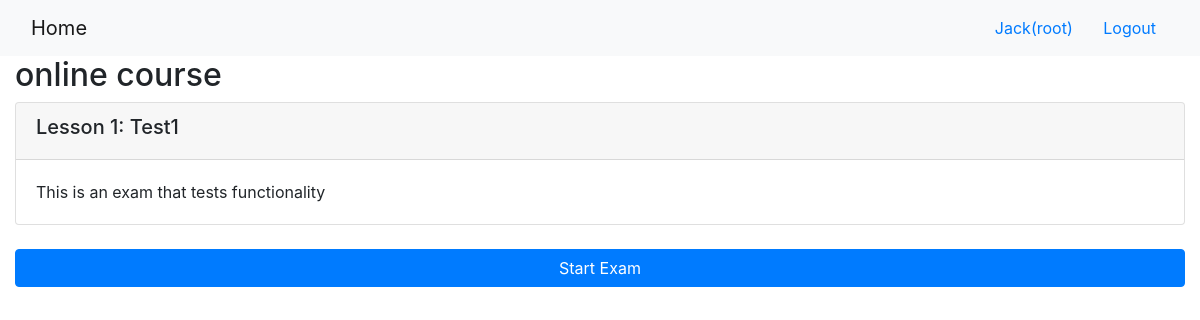
/onlinecourse/1/ (signed in), run on the app's committed database.
### onlinecourse/models.py (models this page shows, shortened)
class Course(models.Model):
    name = models.CharField(null=False, max_length=30, default='online course')
    image = models.ImageField(upload_to='course_images/')
    description = models.CharField(max_length=1000)
    pub_date = models.DateField(null=True)
    instructors = models.ManyToManyField(Instructor)
    users = models.ManyToManyField(settings.AUTH_USER_MODEL, through='Enrollment')
    total_enrollment = models.IntegerField(default=0)
    is_enrolled = False

class Lesson(models.Model):
    title = models.CharField(max_length=200, default="title")
    order = models.IntegerField(default=0)
    course = models.ForeignKey(Course, on_delete=models.CASCADE)
    content = models.TextField()

### onlinecourse/views.py (the view)
# urls.py: path('<int:pk>/', views.CourseDetailView.as_view(), name='course_details'),
class CourseDetailView(generic.DetailView):
    model = Course
    template_name = 'onlinecourse/course_detail_bootstrap.html'

### onlinecourse/templates/onlinecourse/course_detail_bootstrap.html (shortened to what this page needs)
<!DOCTYPE html>
<html lang="en">
<head>
     {% load static %}
    <link rel="stylesheet" href="https://maxcdn.bootstrapcdn.com/bootstrap/4.5.2/css/bootstrap.min.css">
</head>
<body>
    <nav class="navbar navbar-light bg-light">
        <div class="container-fluid">
            <div class="navbar-header">
                  <a class="navbar-brand" href="{% url 'onlinecourse:index' %}">Home</a>
            </div>
            <ul class="nav navbar-nav navbar-right">
                {% if user.is_authenticated %}
                <li>
                    <a class="btn btn-link" href="#">{{ user.first_name }}({{ user.username }})</a>
                    <a class="btn btn-link" href="{% url 'onlinecourse:logout' %}">Logout</a>
                </li>
                {% endif %}
            </ul>
        </div>
    </nav>
    <div class="container-fluid">
            <h2>{{ course.name }}</h2>
            <div class="card-columns-vertical">
                {% for lesson in course.lesson_set.all %}
                    <div class="card mt-1">
                        <div class="card-header"><h5>Lesson {{lesson.order|add:1}}: {{lesson.title}}</h5></div>
                        <div class="card-body">{{lesson.content}}</div>
                    </div>
                {% endfor %}
            </div>
            {% if user.is_authenticated %}
        <button class="btn btn-primary btn-block" data-toggle="collapse" data-target="#exam">Start Exam</button>
        {% endif %}
    </div>
</body>
</html>

### data on the page
Course: name "online course"
Lesson: order|add "1", title "Test1", content "This is an exam that tests functionality"

### other printed values
{{ user.first_name }} "Jack"
{{ user.username }} "root"
